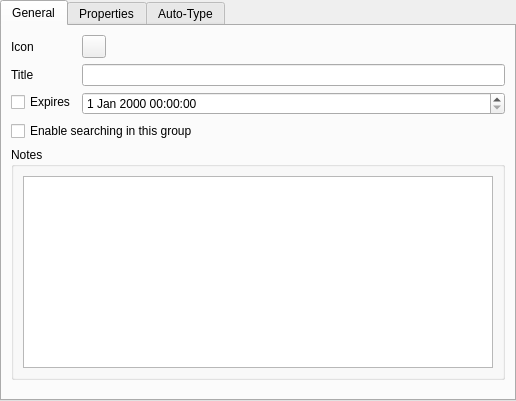
<?xml version="1.0" encoding="UTF-8"?>
<ui version="4.0">
 <class>GroupEditor</class>
 <widget class="QTabWidget" name="GroupEditor">
  <property name="geometry">
   <rect>
    <x>0</x>
    <y>0</y>
    <width>516</width>
    <height>401</height>
   </rect>
  </property>
  <property name="windowTitle">
   <string>TabWidget</string>
  </property>
  <property name="currentIndex">
   <number>0</number>
  </property>
  <widget class="QWidget" name="generalTab">
   <attribute name="title">
    <string>General</string>
   </attribute>
   <layout class="QVBoxLayout" name="verticalLayout" stretch="0,0,0,1">
    <item>
     <layout class="QFormLayout" name="formLayout">
      <item row="0" column="0">
       <widget class="QLabel" name="label">
        <property name="text">
         <string>Icon</string>
        </property>
       </widget>
      </item>
      <item row="0" column="1">
       <widget class="IconButton" name="iconButton">
        <property name="text">
         <string/>
        </property>
       </widget>
      </item>
      <item row="1" column="0">
       <widget class="QLabel" name="label_2">
        <property name="text">
         <string>Title</string>
        </property>
       </widget>
      </item>
      <item row="1" column="1">
       <widget class="QLineEdit" name="titleEdit"/>
      </item>
      <item row="2" column="0">
       <widget class="QCheckBox" name="expireBox">
        <property name="text">
         <string>Expires</string>
        </property>
       </widget>
      </item>
      <item row="2" column="1">
       <widget class="QDateTimeEdit" name="expireEdit"/>
      </item>
     </layout>
    </item>
    <item>
     <widget class="QCheckBox" name="searchBox">
      <property name="text">
       <string>Enable searching in this group</string>
      </property>
     </widget>
    </item>
    <item>
     <widget class="QGroupBox" name="groupBox">
      <property name="title">
       <string>Notes</string>
      </property>
      <layout class="QHBoxLayout" name="horizontalLayout">
       <item>
        <widget class="QPlainTextEdit" name="notesEdit"/>
       </item>
      </layout>
     </widget>
    </item>
    <item>
     <spacer name="verticalSpacer">
      <property name="orientation">
       <enum>Qt::Vertical</enum>
      </property>
      <property name="sizeHint" stdset="0">
       <size>
        <width>20</width>
        <height>40</height>
       </size>
      </property>
     </spacer>
    </item>
   </layout>
  </widget>
  <widget class="QWidget" name="propertiesTab">
   <attribute name="title">
    <string>Properties</string>
   </attribute>
   <layout class="QVBoxLayout" name="verticalLayout_2">
    <item>
     <layout class="QFormLayout" name="formLayout_4">
      <property name="horizontalSpacing">
       <number>10</number>
      </property>
      <property name="verticalSpacing">
       <number>10</number>
      </property>
      <item row="1" column="0">
       <widget class="QLabel" name="label_3">
        <property name="text">
         <string>Created:</string>
        </property>
       </widget>
      </item>
      <item row="1" column="1">
       <widget class="QLabel" name="createdLabel">
        <property name="text">
         <string/>
        </property>
        <property name="textInteractionFlags">
         <set>Qt::LinksAccessibleByKeyboard|Qt::LinksAccessibleByMouse|Qt::TextBrowserInteraction|Qt::TextSelectableByKeyboard|Qt::TextSelectableByMouse</set>
        </property>
       </widget>
      </item>
      <item row="2" column="0">
       <widget class="QLabel" name="label_11">
        <property name="text">
         <string>Last modified:</string>
        </property>
       </widget>
      </item>
      <item row="2" column="1">
       <widget class="QLabel" name="lastModifiedLabel">
        <property name="text">
         <string/>
        </property>
        <property name="textInteractionFlags">
         <set>Qt::LinksAccessibleByKeyboard|Qt::LinksAccessibleByMouse|Qt::TextBrowserInteraction|Qt::TextSelectableByKeyboard|Qt::TextSelectableByMouse</set>
        </property>
       </widget>
      </item>
      <item row="3" column="0">
       <widget class="QLabel" name="label_15">
        <property name="text">
         <string>Last accessed:</string>
        </property>
       </widget>
      </item>
      <item row="3" column="1">
       <widget class="QLabel" name="lastAccessedLabel">
        <property name="text">
         <string/>
        </property>
        <property name="textInteractionFlags">
         <set>Qt::LinksAccessibleByKeyboard|Qt::LinksAccessibleByMouse|Qt::TextBrowserInteraction|Qt::TextSelectableByKeyboard|Qt::TextSelectableByMouse</set>
        </property>
       </widget>
      </item>
      <item row="4" column="0">
       <widget class="QLabel" name="label_16">
        <property name="text">
         <string>Location changed:</string>
        </property>
       </widget>
      </item>
      <item row="4" column="1">
       <widget class="QLabel" name="locationChangedLabel">
        <property name="text">
         <string/>
        </property>
        <property name="textInteractionFlags">
         <set>Qt::LinksAccessibleByKeyboard|Qt::LinksAccessibleByMouse|Qt::TextBrowserInteraction|Qt::TextSelectableByKeyboard|Qt::TextSelectableByMouse</set>
        </property>
       </widget>
      </item>
      <item row="5" column="0">
       <widget class="QLabel" name="label_19">
        <property name="text">
         <string>Usage count:</string>
        </property>
       </widget>
      </item>
      <item row="5" column="1">
       <widget class="QLabel" name="usageCountLabel">
        <property name="text">
         <string/>
        </property>
        <property name="textInteractionFlags">
         <set>Qt::LinksAccessibleByKeyboard|Qt::LinksAccessibleByMouse|Qt::TextBrowserInteraction|Qt::TextSelectableByKeyboard|Qt::TextSelectableByMouse</set>
        </property>
       </widget>
      </item>
      <item row="0" column="0">
       <widget class="QLabel" name="label_4">
        <property name="text">
         <string>UUID:</string>
        </property>
       </widget>
      </item>
      <item row="0" column="1">
       <widget class="QLabel" name="uuidLabel">
        <property name="text">
         <string/>
        </property>
        <property name="textInteractionFlags">
         <set>Qt::LinksAccessibleByKeyboard|Qt::LinksAccessibleByMouse|Qt::TextBrowserInteraction|Qt::TextSelectableByKeyboard|Qt::TextSelectableByMouse</set>
        </property>
       </widget>
      </item>
     </layout>
    </item>
   </layout>
  </widget>
  <widget class="QWidget" name="autoTypeTab">
   <attribute name="title">
    <string>Auto-Type</string>
   </attribute>
   <layout class="QHBoxLayout" name="horizontalLayout_2">
    <item>
     <widget class="QLabel" name="label_5">
      <property name="enabled">
       <bool>false</bool>
      </property>
      <property name="text">
       <string>Not implemented yet...</string>
      </property>
      <property name="alignment">
       <set>Qt::AlignCenter</set>
      </property>
     </widget>
    </item>
   </layout>
  </widget>
 </widget>
 <customwidgets>
  <customwidget>
   <class>IconButton</class>
   <extends>QToolButton</extends>
   <header>ui/iconbutton.h</header>
  </customwidget>
 </customwidgets>
 <resources/>
 <connections>
  <connection>
   <sender>expireBox</sender>
   <signal>toggled(bool)</signal>
   <receiver>expireEdit</receiver>
   <slot>setEnabled(bool)</slot>
   <hints>
    <hint type="sourcelabel">
     <x>48</x>
     <y>105</y>
    </hint>
    <hint type="destinationlabel">
     <x>111</x>
     <y>105</y>
    </hint>
   </hints>
  </connection>
 </connections>
</ui>
